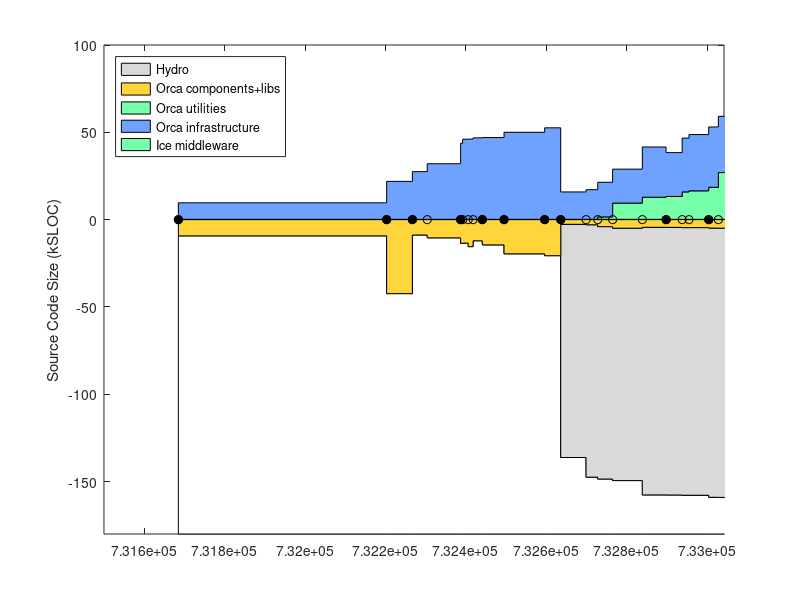

Here is the MATLAB script that generated this plot: (Note: this script raises an error after producing the figure.)
% keep track of orca project size using sloccount
clear all

%%%%%%%%%% DATA %%%%%%%%%%%%%%%%%%%%

% include/* except: include/{Freeze IceSSL IcePatch2}
% src/{Ice Slice IceGrid icecpp IceStorm slice2cpp IceUtil IceBox IceXML}
%  Sice212 = [
%  (7842-1000) + (22093+18419+11499+10568+4392+4200+4252+567+316)
%  ];
%  Sice301 = [
%  (8164-1000) + (23018+19384+19169+10596+4479+4343+4308+622+319)
%  ];
% same as above, but now also add Java:
% src/{IceInternal Ice IceUtil IceBox}
%  Sice310 = [
%  (8810-1200) + (24275+20494+22689+10587+4569+4877+4770+667+319) + (13190+6915+1262+493)
%  ];
%  Sice311 = [
%  (8950-1275) + (24511+20505+22898+10590+4600+4884+4782+683+323) + (13266+6929+1262+504)
%  ];

% it's much easier to count the whole of Ice (we use most of it anyway)
% sloccount include/ src/
% (this does not account for .ice files in [ice]/slice/* but it's a small fraction of total)
Sice212 = 133523;
Sice301 = 144513;
Sice310 = 153243;
Sice311 = 154145;
Sice320 = 168475;
Sice321 = 169725;

% indeces
iyy=1;
imm=2;
idd=3;
iver=4;
isub=5;
ibase=6;
icomp=7;
iutil=8;
iad=9;

Sorca = [ ...
% YY    MM  DD  ?   SUB     BASE        COMP           UTILS    A&D VERSION
% 0.8.6: a single distro, divide in halves arbitrarily
2003     4  14  1   0       18930/2     18930/2             0   0   % 0.8.6 (last change in doc/ChangeLog
% BASE: orca-base
% COMP: orca-components
2004     9  13  1   0       42543       21726               0   0   % 0.11.0
2004    11  16  1   0       8963        27310               0   0   % 0.12.0
2004    12  23  0   0       10596       31845               0   0   % 0.12.1
2005     3  16  1   0       13767       43576               0   0   % 0.13.0
2005     3  21  0   0       13620       45874               0   0   % 0.13.1
2005     4   4  0   0       15630       45944               0   0   % 0.13.2
2005     4  16  0   0       12283       46666               0   0   % 0.13.3
2005     5   9  1   0       14639       46837               0   0   % 0.14.0
2005     7   2  1   0       19751       49854               0   0   % 0.15.0
2005    10  11  1   0       20818       52408               0   0   % 1.0.0
% BASE: just orcaice w/out test + interfaces/slice
% COMP: comp + util - orcaice 
2005    11  20  1   Sice212 2320+530    9226+8781-2320      0   0   % 2.0.0-rc1
2006     1  22  0   Sice301 2511+596    9801+9695-2511      0   0   % 2.0.0-rc2
% UTIL: sloccount components/log* 
2006     2  20  0   Sice301 3369+813    9867+14734-3369-1372 1372    0  % 2.0.0-rc3
% UTIL: sloccount components/orcaview/ components/log* utils/orcalog* utils/orcagui/ utils/orcaobj/
2006     3  29  0   Sice301 4022+1052   14625+18131-4022-9307 9307   0  % 2.0.0-rc4
2006     6  11  0   Sice310 3439+1116   19999+24867-3439-12670 12670 0  % 2.0.0-rc5  
2006     8   9  1   Sice310 3482+1116   19979+21711-3482-13111 13111 0  % 2.0.0
2006     9  18  0   Sice310 3647+1094   19317+30847-3647-15704 15704 0  % 2.0.1
2006    10   5  0   Sice310 3644+1094   20384+31798-3644-16329 16329 0  % 2.0.2
% UTIL: sloccount components/orcaview* components/log* utils/orcalog* utils/orcagui* utils/orcaobj/
2006    11  23  1   Sice311 3831+1178   21408+35311-3831-18359 18359 0  % 2.1.0
% BASE: cd src; sloccount libs/orcaice/ 
%          MINUS sloccount libs/orcaice/test 
%          PLUS sloccount interfaces/slice
% COMP: cd src; sloccount components/ libs/ 
%          MINUS sloccount libs/orcaice* libs/orcaq* libs/orcalog* libs/orcaprobe* libs/orcawall* libs/orcaobj libs/orcaobjutil/
% UTIL: cd src; sloccount utils libs/orcaq* libs/orcalog* libs/orcaprobe* libs/orcawall* libs/orcaobj libs/orcaice*
%          MINUS sloccount libs/orcaice/
% to count lines in *.ice files, rename them to *.cpp like this:
% $cd src/interfaces/slice/orca; for file in *; do mv $file `echo $file | sed s/.ice/.cpp/`; done
2006    12  17  0   Sice311 5615-1784+1240  60241-28024     32398-5615  0   % 2.1.1
2007     2   2  1   Sice311 6225-2011+1671  70376-31989     37297-6225  0   % 2.2.0
2007     4  10  1   Sice320 6232-2011+1671  72704-34165     39894-6232  0   % 2.3.0
2007     6   3  1   Sice320 6837-2056+1682  75506-34316     40074-6837  0   % 2.4.0
2007     8  13  1   Sice320 7247-2226+1772  78939-36926     42700-7247  0    % 2.5.0
2007     9  18  1   Sice321 7919-2572+1787  83838-38743     44694-7919  0    % 2.6.0
% A&D: Hydro: sloccount src
2007    10  28  1   Sice321 5844-1528+1787  73103-36287     42268-5844  11566    % 2.7.0
];
Vorca ={'0.8.6', '0.11.0', '0.12.0', '0.12.1', '0.13.0', '0.13.1', '0.13.2', '0.13.3', '0.14.0', '0.15.0', '1.0.0', ...
    '2.0.0-rc1', '2.0.0-rc2', '2.0.0-rc3', '2.0.0-rc4', '2.0.0-rc5', '2.0.0', '2.0.1', '2.0.2', '2.1.0', '2.1.1', ...
    '2.2.0', '2.3.0', '2.4.0', '2.5.0', '2.6.0', '2.7.0' }';

% add a dummy release just for display
Sorca(end+1,:) = Sorca(end,:);
Sorca(end,imm) = Sorca(end,imm)+1;
Sorca(end,iver) = 0;
Vorca{end+1} = 'dummy';

% convert dates
Torca = datenum(Sorca(:,iyy),Sorca(:,imm),Sorca(:,idd));

% 2nd digit releases
i2 = (Sorca(:,iver)==1);
Torca2 = Torca(i2);
Vorca2 = Vorca(i2);

% what can go to Hydra?
% cd libs; sloccount bros1 orcacolourtext orcadynamicload orcageom2d orcagpsutil orcaiceutil orcaimage orcaimagegrabber orcalocalnav orcalockfile orcamapload orcamisc orcanavutil orcaogfusion orcaogmap orcapathplan orcaping orcaportability orcaserial orcawifi
% cd components; sloccount gps/garmin/ insgps/novatel insgps/novatelspan/ laser2d/laser2dutil/ laser2d/sickacfr/ laser2d/sickcarmen/ localnav/vfhdriver/ segwayrmp/rmpdriver/ 
% 15,102 + 10,322

% for comparison, ASN
%  Sasn = 90433;

Splayer = [ 
% YY    MM  DD  ?   SUB     BASE                COMP       UTIL  VERSION
% BASE: (server-drivers)+client_libs
% COMP: drivers + utils
2002    12 04   1  0    (17331-12037)+9188      12037+2685 0    % 1.3.1
2003    7  15   1  0    (30452-24334)+12458     24334+3064 0    % 1.4-rc1
2003    12 07   1  0    (37378-30947)+13110     30947+9633 0    % 1.4-rc2
2004    5  31   1  0    (49225-42643)+13664     42643+3550 0    % 1.5
2004    11 12   1  0    (50758-43190)+13545     43190+4479 0    % 1.6
2005    1  31   0  0    (52069-44517)+13576     44517+4662 0    % 1.6.2
2005    7  28   0  0    (53348-45686)+14300     45686+5188 0    % 1.6.5
% BASE: (libplayercore-./bindings) + client_libs + (libplayertcp-./bindings)
% note: libplayerxdr is autogenerated
% COMP: server + utils
2005    10 25   0  0    (4866-0)+7560+(1391-0)  46474+5725  0   % 2.0pre7
% SUB : 0
% BASE: sloccount libplayercore client_libs libplayertcp 
%           MINUS sloccount libplayercore/bindings/ libplayertcp/bindings
% note: libplayerxdr is autogenerated
% COMP: sloccount server 
% UTIL: sloccount utils PLUS stage/src
2006    2  28   1  0    63992-47749-1291        54704       0     % 2.0.0
2006    3  25   1  0    65606-48912-1291        53033       0     % 2.0.1
2006    6   9   1  0    69083-51546-1319        61421       0     % 2.0.2
2006    9  26   1  0    69388-51546-1319        64088       13606       % 2.0.3
2007    5   2   1  0    69602-51686-1359        58396       9589+13606  % 2.0.4
2007   10  26   1  0    23526-109               78141       11404+13606 % 2.0.4+
];
Tplayer = datenum(Splayer(:,1),Splayer(:,2),Splayer(:,3));

Saria = [
% YY    MM  DD  ? SUB   BASE    COMP    UTIL    VERSION
% SUB : 0
% BASE: sloccount ArNetworking/include/ ArNetworking/src/
% COMP: sloccount include src
% UTIL: 0 
2007    2   20  1  0    15854   45965   0       % 2.5.1
];

Scarmen = [
% YY    MM  DD  ?   SUB     BASE    COMP                    UTIL   VERSION
% SUB : cd src; sloccount ipc
% BASE: sloccount carmenpp global java python
% COMP: sloccount src MINUS all other
% UTIL: sloccount logger logtools mapeditor param_daemon robotgui simulator 
2007    8   15  1  24965    12032   107745-24965-12032-19629  19629   % 0.6.7
];

Sorocos = [
% YY    MM  DD  ?   SUB     BASE    COMP                        UTIL   VERSION
% SUB : cd ACE_wrappers; sloccount ace PLUS sloccount TAO/tao/
% BASE: ?
% LIBS: sloccount orocos-bfl-[VERSION]-src/src PLUS sloccount kdl-[VERSION]/kdl
% COMP: sloccount orocos-rtt-[VERSION]/src PLUS cd orocos-ocl-[VERSION]; sloccount hardware motion_control
% UTIL: cd orocos-ocl-[VERSION]; sloccount taskbrowser signals deployment reporting viewer ocl 
2007    8   15  1  160300+237011   0   (7767+12865)+(48971+20068)    5104   % ace-5.5, tao-1.5, rtt-1.2.1, bfl-0.6.1, kdl-0.4, ocl-0.4.1
];

Syarp = [
% YY    MM  DD  ?   SUB  BASE     COMP       UTIL   VERSION
% SUB : 0
% BASE: sloccount libYARP_OS libYARP_OS_compat
% COMP: sloccount yarpdev libYARP_dev libYARP_math libYARP_sig libYARP_sig_compat 
% UTIL: sloccount yarp-imageviewer modules
2007    7   26  1  0     21633   23528    1613   % 2.1.6
];

% YY    MM  DD  ?   SUB  BASE     COMP       UTIL
% SUB : 0
% BASE: 0
% COMP: sloccount . (matlab files will not be counted)
% UTIL: 0
Sopenslam = [
2007    8   16  1   0    0        23719      0
];

%%%%%%%%%% PLOTTING %%%%%%%%%%%%%%%%%%%%

Smax = 180;
d0 = [Torca Torca]'; d0=d0(:); d0(1)=[];
d1 = Smax-Sorca(:,isub)-Sorca(:,ibase); d1 = [d1 d1]'; d1=d1(:); d1(end)=[];
d2 = Sorca(:,isub); d2 = [d2 d2]'; d2=d2(:); d2(end)=[];
d3 = Sorca(:,ibase); d3 = [d3 d3]'; d3=d3(:); d3(end)=[];
d4 = Sorca(:,icomp); d4 = [d4 d4]'; d4=d4(:); d4(end)=[];
d5 = Sorca(:,iutil); d5 = [d5 d5]'; d5=d5(:); d5(end)=[];
d6 = Sorca(:,iad); d6 = [d6 d6]'; d6=d6(:); d6(end)=[];

figure(1), clf
ha=area( d0, [d1 d2 d3 d5 d4 d6]/1e3, -Smax ); hold on
plot( Torca, 0*Torca, 'k-o' )
h2=plot( Torca2, 0*Torca2, 'ko' );
set(h2,'markerfacecolor','k')
ylabel('Source Code Size (kSLOC)')

set(ha(1),'facecolor',1*[1 1 1]);
set(ha(2),'facecolor',.85*[1 1 1]);
set(ha(3),'facecolor',min(255,[255 153 0]+60)/255);
set(ha(4),'facecolor',min(255,[60 255 109]+60)/255);
set(ha(5),'facecolor',min(255,[51 102 255]+60)/255);
set(ha(6),'facecolor',min(255,[60 255 109]+60)/255);
ha(1)=[];
legend(fliplr(ha),'Hydro','Orca components+libs','Orca utilities','Orca infrastructure','Ice middleware', 'Location','NorthWest')
%  xlim(datenum([2004;2005],[7;7],[1;1]) )
ylim([-Smax 100])
ax=axis;
xlim( [ax(1) datenum([2006 12 31])] )
ax=axis;
% label releases
mark('x', Torca2 )
i2odd = (1:2:length(Torca2));
ht = text(Torca2(i2odd)+5,.04*ax(4)*ones(length(i2odd),1),Vorca2(i2odd));
set(ht,'fontsize',8)
i2even = (2:2:length(Torca2));
ht = text(Torca2(i2even)+5,.08*ax(4)*ones(length(i2even),1),Vorca2(i2even));
set(ht,'fontsize',8)
datetick( 'x', 12 )
hp = plot( Tplayer, -Splayer(:,ibase)/1e3, 'k--o', Tplayer, Splayer(:,icomp)/1e3, 'k--o' );
set(hp, 'color', .5*[1 1 1] )
hpt = text( Tplayer(2), -Splayer(2,ibase)/1e3-8, 'Player infrastructure');
set(hpt, 'color', .5*[1 1 1] )
hpt = text( Tplayer(2), (Splayer(2,icomp)+Splayer(2,iutil))/1e3-5, 'Player "components+utils"');
set(hpt, 'color', .5*[1 1 1] )
%mark('y', Dasn(1,1)/1e3 );
%text( datenum([2003 5 1]), Dasn(1,1)/1e3, 'ASN')
xlabel('Releases')
title('http://orca-robotics.sf.net')

ht=text(datenum(2003,7,1),-Smax+15, '*   generated using David A. Wheeler`s SLOCCount' );
set(ht,'fontsize',8)
ht=text(datenum(2003,7,1),-Smax+5, '** see data in [ORCA2]/scripts/matlab/sloccount/slocs.m' );
set(ht,'fontsize',8)
